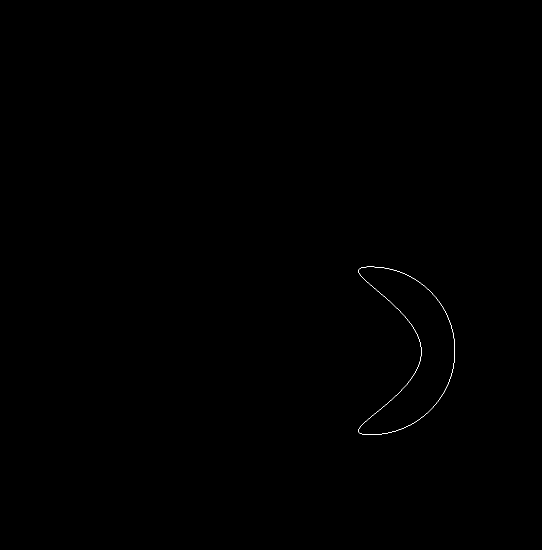
#> input picture img/contours/contour6.png, 1084 x 1099 px, found by its file name (shown at 1/2 size)
$ python fourier.py
#> lines starting #> are read from the running program, lines starting #| are printed output that depends on the picture; after the words box and inside, x2 and y2 are one past the last pixel; in counts of white or black regions, pixels touching at a corner belong together
#> `image = cv2.imread('D:/My Files/Documentos/Codigos/ai-image-to-vector/..`: image: shape (1099, 1084); 0.07% white in thin lines or dots, all inside (x1, y1, x2, y2) = (716, 533, 910, 870)
import numpy as np
import cv2

def trace_contour(image):
    """
    Traces the connected sequence of 1s in a binary image.

    Parameters:
        image (2D array): Binary image with values 0 and 1.

    Returns:
        list: Sequence of complex numbers representing traced path.
    """
    array = np.array(image[::-1, :])
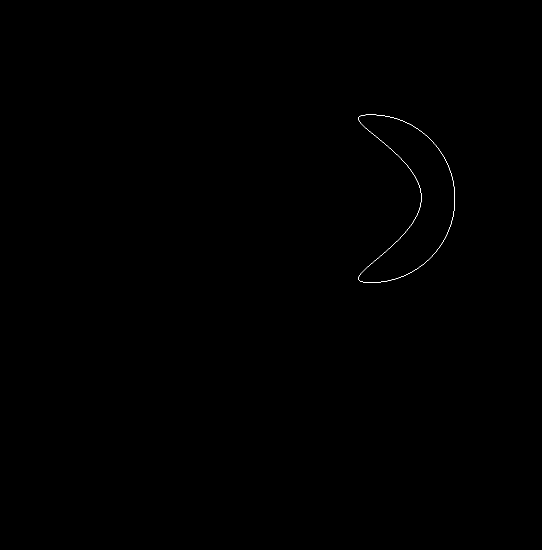
#> array: shape (1099, 1084) (shown at 1/2 size); values 0 (black) and 1 (white), 0.07% white in thin lines or dots, all inside (x1, y1, x2, y2) = (716, 229, 910, 566)
    cols, rows = array.shape  # Get shape
#> cols = 1099; rows = 1084

    # Find first 1 (optimized)
    nonzero = np.nonzero(array)
#> nonzero = 867 positions, rows 229 to 565, columns 716 to 909
    if len(nonzero[0]) == 0:
        return []  # No 1s found

    current = (nonzero[0][0], nonzero[1][0])  # First 1 position
#> current = (229, 731)
    secuence = [complex(*current[::-1])]  # Store as complex number

    # Directions (tuples instead of np.array)
    directions = [
        (-1, -1), (-1, 0), (-1, 1),
        (0, -1),           (0, 1),
        (1, -1),  (1, 0),  (1, 1)
    ]

    stack = [current]  # Stack for DFS
#> stack = [(229, 731)]

    while stack:
        current = stack.pop()
        array[current] = 0  # Mark visited

        for dx, dy in directions:
            nxt = (current[0] + dx, current[1] + dy)

            if 0 <= nxt[0] < rows and 0 <= nxt[1] < cols and array[nxt] == 1:
                stack.append(nxt)
                secuence.append(complex(*nxt[::-1]))  # Store as complex number
#> this loop made 868 passes
#> current on passes 1 to 3: (229, 731), (230, 730), (230, 729)
#> array: shape (1099, 1084); 0.07% of pixels changed, all inside (x1, y1, x2, y2) = (716, 229, 910, 566)
#> after the loop, secuence = 868 items; stack = []

    return secuence

def draw_trace(secuence, t):
    return secuence[int((len(secuence) * t)) % len(secuence)]

def fourier(image):
    secuence = trace_contour(image)
#> secuence = 868 items

    return np.fft.fftshift(np.fft.fft(secuence))

def position(fourier, t):
    sum = 0
    N = len(fourier)
    for k in range(- N // 2, N // 2):
        sum += fourier[k + N // 2] * np.exp(1j * 2 * np.pi * t * k)
    return sum / N

def velocity(fourier, t):
    sum = 0
    N = len(fourier)
    for k in range(- N // 2, N // 2):
        sum += fourier[k + N // 2] * k * np.exp(1j * 2 * np.pi * k * t)
    return 2 * np.pi * 1j * sum / N

def acceleration(fourier, t):
    sum = 0
    for i in range(len(fourier)):
        sum += fourier[i] * i * i * np.exp(1j * 2 * np.pi * i * t)
    return - 4 * np.pi * np.pi * sum

def jolt(fourier, t):
    sum = 0
    for i in range(len(fourier)):
        sum += fourier[i] * i * i * i * np.exp(1j * 2 * np.pi * i * t)
    return - 8 * np.pi * np.pi * np.pi * 1j * sum


if __name__ == '__main__':
    import matplotlib.pyplot as plt
    import numpy as np
    import cv2

    image = cv2.imread('D:/My Files/Documentos/Codigos/ai-image-to-vector/layers/contour6.png', cv2.IMREAD_GRAYSCALE)
    binary = (image == 255).astype(np.uint8)
    fourier_image = fourier(binary)

    pos_samples = len(fourier_image)
#> pos_samples = 868
    vel_samples = 100

    pos_time = np.linspace(0, 1 - np.finfo(float).eps, pos_samples)
#> pos_time = 868 values from 0 to 1
    vel_time = np.linspace(0, 1 - np.finfo(float).eps, vel_samples)

    v_pos = np.array([position(fourier_image, t) for t in pos_time])
#> in position, `N = len(fourier)`: N = 868
    v_vel = np.array([velocity(fourier_image, t) for t in vel_time])

    plt.figure(figsize=(8, 8))
    plt.plot(v_pos.real, v_pos.imag, label="Position", color='blue')

    # Graficar las velocidades como vectores
    plt.quiver(
        v_pos.real[(vel_time * pos_samples).astype(int)],
        v_pos.imag[(vel_time * pos_samples).astype(int)],
        v_vel.real,
        v_vel.imag,
        angles='xy', scale_units='xy', scale=1, color='red', alpha=0.7
    )

    plt.xlabel("Real Part")
    plt.ylabel("Imaginary Part")
    plt.axhline(0, color="gray", linestyle="--", linewidth=0.5)
    plt.axvline(0, color="gray", linestyle="--", linewidth=0.5)
    plt.grid()
    plt.legend()
    plt.title("Complex Function Trajectory with Velocity Vectors")
    plt.show()
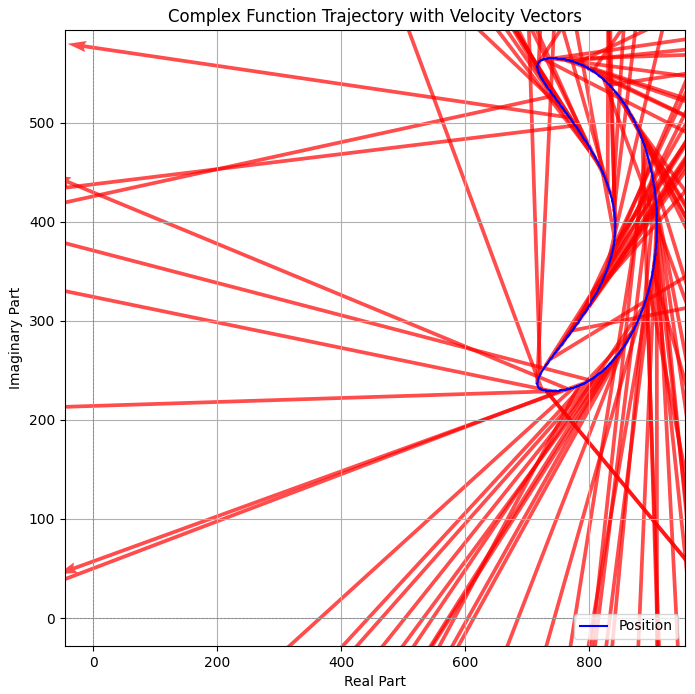
#> figure drawn by matplotlib, 1 panel
